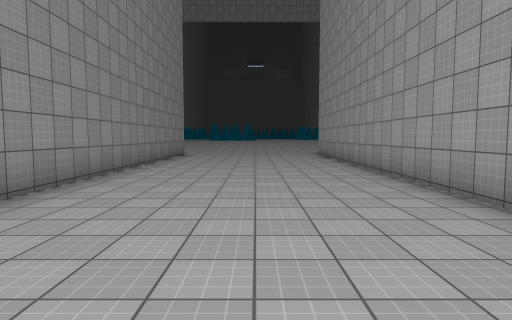
View 1 (above)

21 first-person views from a walk through a Unity game level. The camera is 1.5 m above the floor, tilts 4° down and sees 75° across. The floor is counted in squares, 2 m on a side. Each view is taken from the middle of a square. On the plan, view 1 faces up. The plan holds only what a view shows up to about 11 squares ahead; the rest is blank. The place goes on beyond the plan. Surface patterns are stand-ins for the level's own textures.

View 2
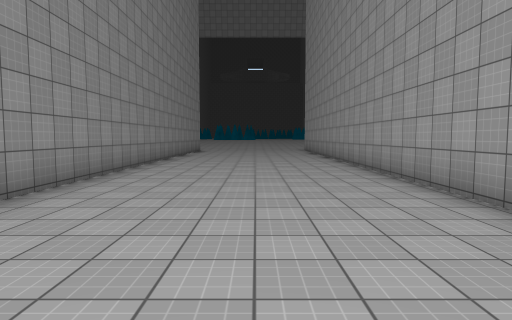

View 3
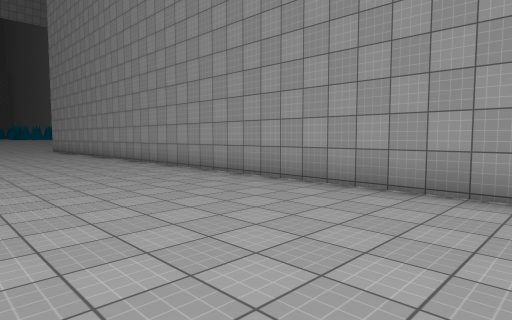

View 4
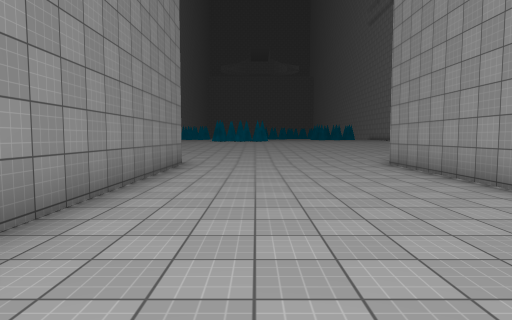

View 5
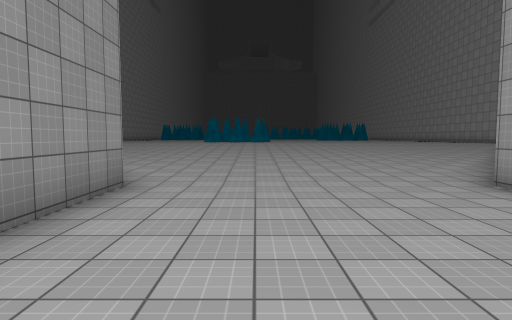

View 6
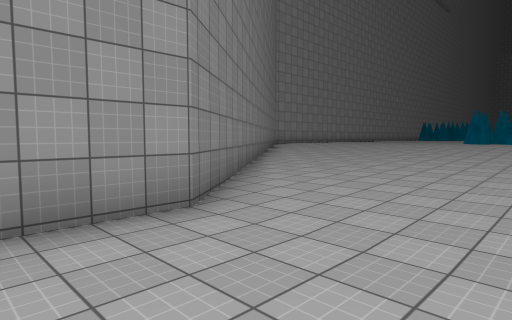

View 7
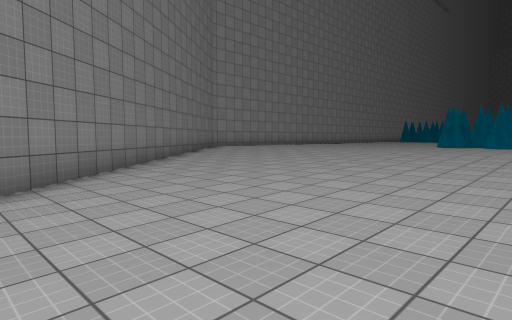

View 8
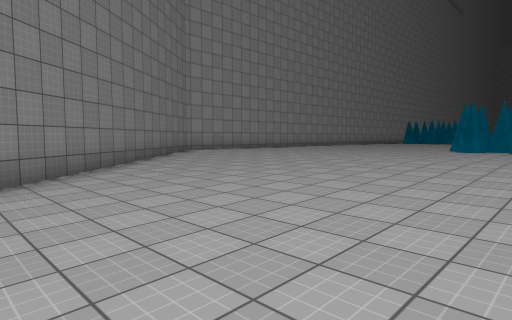

View 9
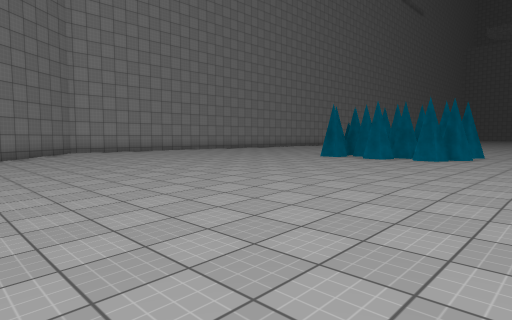

View 10
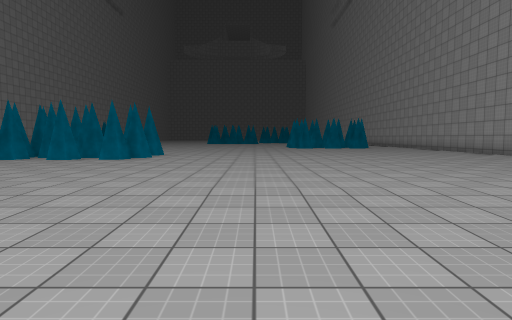

View 11
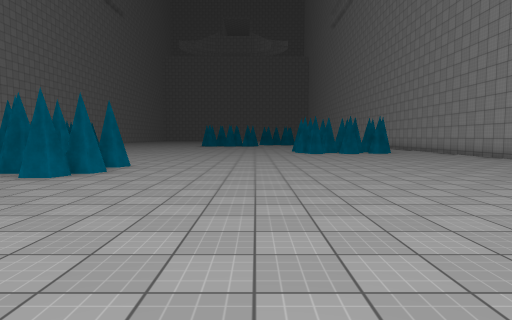

View 12
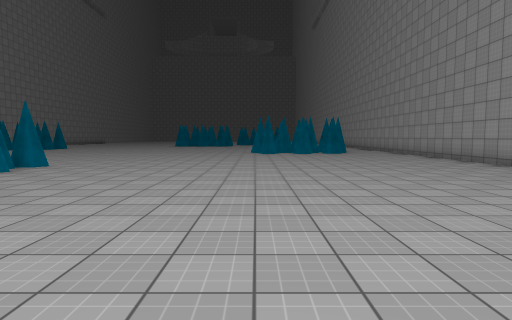

View 13
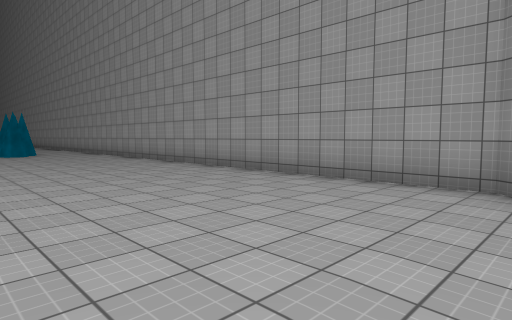

View 14
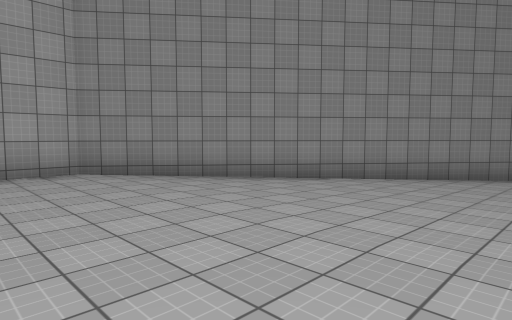

View 15
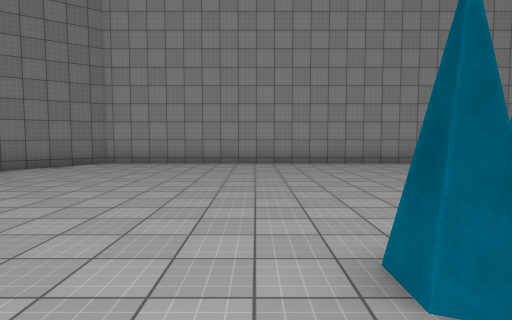

View 16
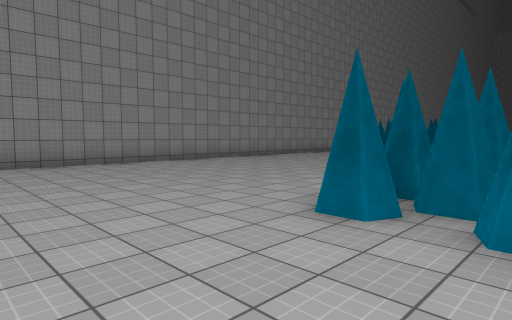

View 17
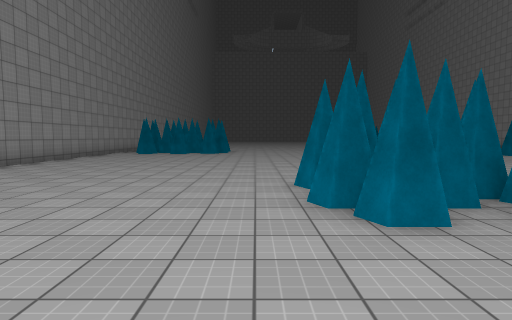

View 18
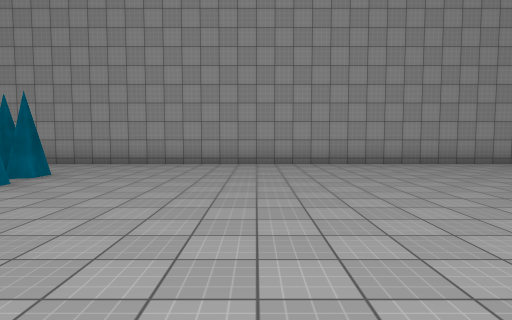

View 19
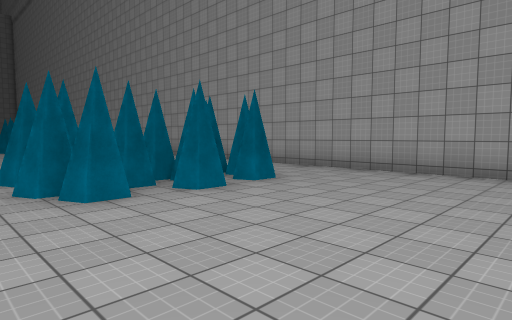

View 20
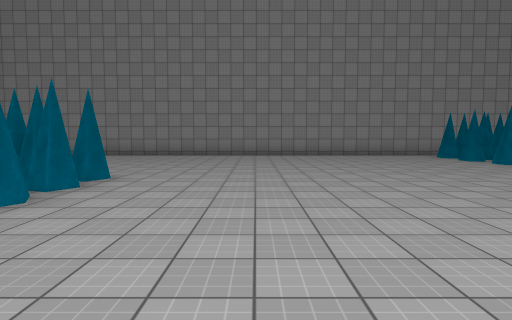

View 21
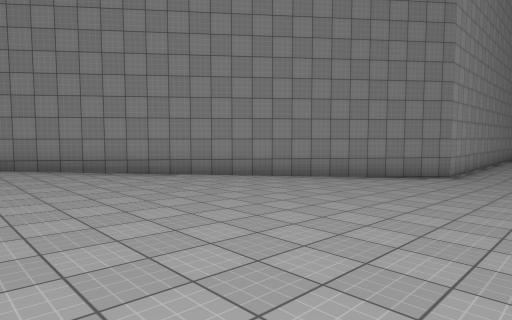

### Floor plan
Key: @ floor where view 1 was taken; # wall or solid block; . main floor; - floor 0.25 m lower than the main floor; _ floor 0.5 m lower than the main floor; < floor 0.75 m lower than the main floor.
Columns run from 12 left of view 1 to 12 right of it. Each row starts with its distance up from view 1.
 40    ......        ##### .#
 39    .......       #####..#
 38 #...........    ..####..#
 37 #............   ........#
 36 #.............. ........#
 35 #.......................#
 34 #.......................#
 33 #.......................#
 32 #.......#####...........#
 31 #.......#####...........#
 30 #.......#.##............#
 29 #.......................#
 28 #.......................#
 27 #.......................#
 26 #.......................#
 25 #.......................#
 24 ##.....................##
 23  ##...................##
 22   #------------------##
 21    #----------------##
 20    ##---------------#
 19     ##_____________##
 18      ##___________##
 17       #__________##
 16       ##_________#
 15        ##<<<<<<<#
 14         ##<<<<<##
 13          #<<<<<#
 12          #<<<<<#
 11          #<<<<<#
 10          #<<<<<#
  9          #<<<<<#
  8          #<<<<<#
  7          #<<<<<#
  6          #<<<<<#
  5          #<<<<<#
  4          #<<<<<#
  3          #<<<<<#
  2          #<<<<<#
  1          #<<<<<#
  0          #<<@<<#
 -1           <<<<<#
 -2           <<<<<#
 -3           <<<<<#
 -4           <<<<<#
 -5           <<<<<

Positions as (right, up) in squares from view 1, and headings:
1: (0, 0), facing up
2: (0, -4), facing up
3: (-2, -5), facing up-right
4: (-1, 5), facing up
5: (-1, 9), facing up
6: (0, 12), facing up-left
7: (0, 16), facing up-left
8: (-1, 18), facing up-left
9: (2, 21), facing up-left
10: (3, 21), facing up
11: (3, 24), facing up
12: (5, 24), facing up
13: (6, 24), facing up-right
14: (4, 27), facing down-right
15: (-2, 29), facing left
16: (-2, 27), facing up-left
17: (-5, 27), facing up
18: (2, 34), facing right
19: (4, 34), facing up-right
20: (2, 35), facing left
21: (0, 24), facing down-right
